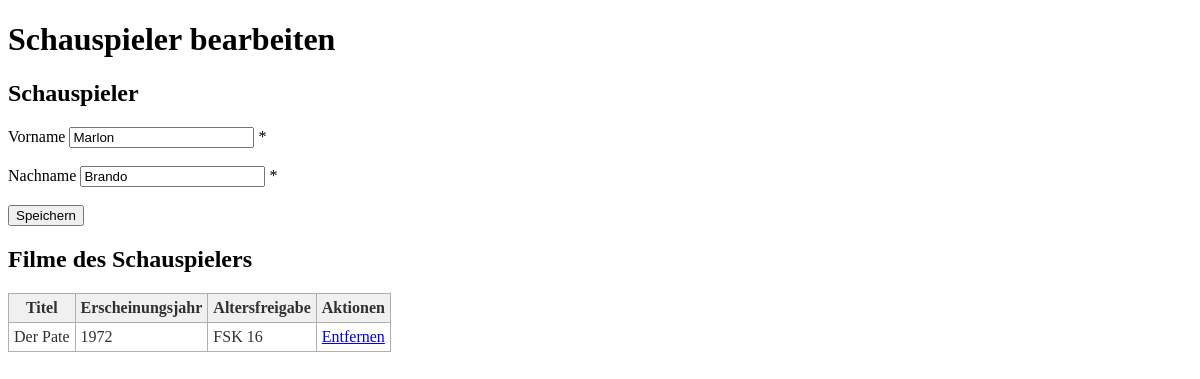
The page /edit_actor.php?id=1 on the database its author committed.
### tables this page shows
CREATE TABLE `tbl_actors` (
  `ActorID` int(11) NOT NULL,
  `FirstName` varchar(255) DEFAULT NULL,
  `LastName` varchar(255) DEFAULT NULL
);

CREATE TABLE `tbl_films` (
  `FilmID` int(11) NOT NULL,
  `Title` varchar(255) DEFAULT NULL,
  `ReleaseYear` int(11) DEFAULT NULL,
  `FskID` int(11) DEFAULT NULL
);

CREATE TABLE `tbl_agelimit` (
  `FskID` int(11) NOT NULL,
  `AgeLimit` int(11) DEFAULT NULL
);

### actor_functions.php (called while the page is built, shortened)
<?php
require_once 'db_connect.php';
function retrieveSingleActor(int $actorId): array
{
    global $conn;
    $sql = "SELECT ActorID, FirstName, LastName FROM tbl_actors WHERE ActorID = ?";
    $stmt = $conn->prepare($sql);
    $stmt->bind_param("i", $actorId);
    $stmt->execute();
    $result = $stmt->get_result();
    return $result->fetch_assoc();
}
function retrieveFilmsByActor(int $actorId): array
{
    global $conn;
    $sql = "SELECT f.FilmID, f.Title, f.ReleaseYear, fs.AgeLimit AS AgeLimit
    FROM tbl_films f
    LEFT JOIN tbl_agelimit fs ON f.FskID = fs.FskID
    LEFT JOIN tbl_film_actor fa ON f.FilmId = fa.FilmId
    LEFT JOIN tbl_actors s ON fa.ActorID = s.ActorID
    WHERE s.ActorID = ?";
    $stmt = $conn->prepare($sql);
    $stmt->bind_param("i", $actorId);
    $stmt->execute();
    $result = $stmt->get_result();
    return $result->fetch_all(MYSQLI_ASSOC);
}

### edit_actor.php (the view, shortened to what this page needs)
<?php
require_once 'db_connect.php';
require_once 'actor_functions.php';
$actorId = $_GET["id"] ?? null;
$actorData = retrieveSingleActor($actorId);
$films = retrieveFilmsByActor($actorId);
?>
<!DOCTYPE html>
<html lang="de">
<head>
    <link rel="stylesheet" href="styles.css">
</head>
<body>
    <h1>Schauspieler bearbeiten</h1>
    <?php if ($actorData) : ?>
    <form method="post">
        <h2>Schauspieler</h2>
        <div>
            <label for="firstName">Vorname</label>
            <input type="text" id="firstName" name="firstName" value="<?= $actorData['FirstName']; ?>" required> *
        </div>
        <br>
        <div>
            <label for="lastName">Nachname</label>
            <input type="text" id="lastName" name="lastName" value="<?= $actorData['LastName']; ?>" required> *
        </div>
        <br>
        <input type="submit" value="Speichern">
    </form>
    <?php else : ?>
    echo "<p>Der Schauspieler konnte nicht gefunden werden.</p>";
    <?php endif; ?>
    <table>
        <caption style="text-align:left"><h2>Filme des Schauspielers</h2></caption>
        <tr>
            <th>Titel</th>
            <th>Erscheinungsjahr</th>
            <th>Altersfreigabe</th>
            <th>Aktionen</th>
        </tr>
        <?php foreach ($films as $film): ?>
            <tr>
                <td><?= $film['Title']; ?></td>
                <td><?= $film['ReleaseYear']; ?></td>
                <td><?= "FSK " . $film['AgeLimit']; ?></td>
                <td>
                    <a href="delete_film.php?id=<?= $film['FilmID']; ?>"
                       onclick="return confirm('Sind Sie sicher, dass Sie diesen Film löschen möchten?');">Entfernen</a>
                </td>
            </tr>
        <?php endforeach; ?>
    </table>
</body>
</html>

### styles.css (style rules this page uses)
table { border:1px solid #b3adad; border-collapse:collapse; padding:5px; }
table th { border:1px solid #b3adad; padding:5px; background: #f0f0f0; color: #313030; }
table td { border:1px solid #b3adad; text-align:left; padding:5px; background: #ffffff; color: #313030; }

### rows shown on the page
tbl_actors: firstName "Marlon", lastName "Brando"
tbl_films: Title "Der Pate", ReleaseYear "1972", FskID.AgeLimit "16"
